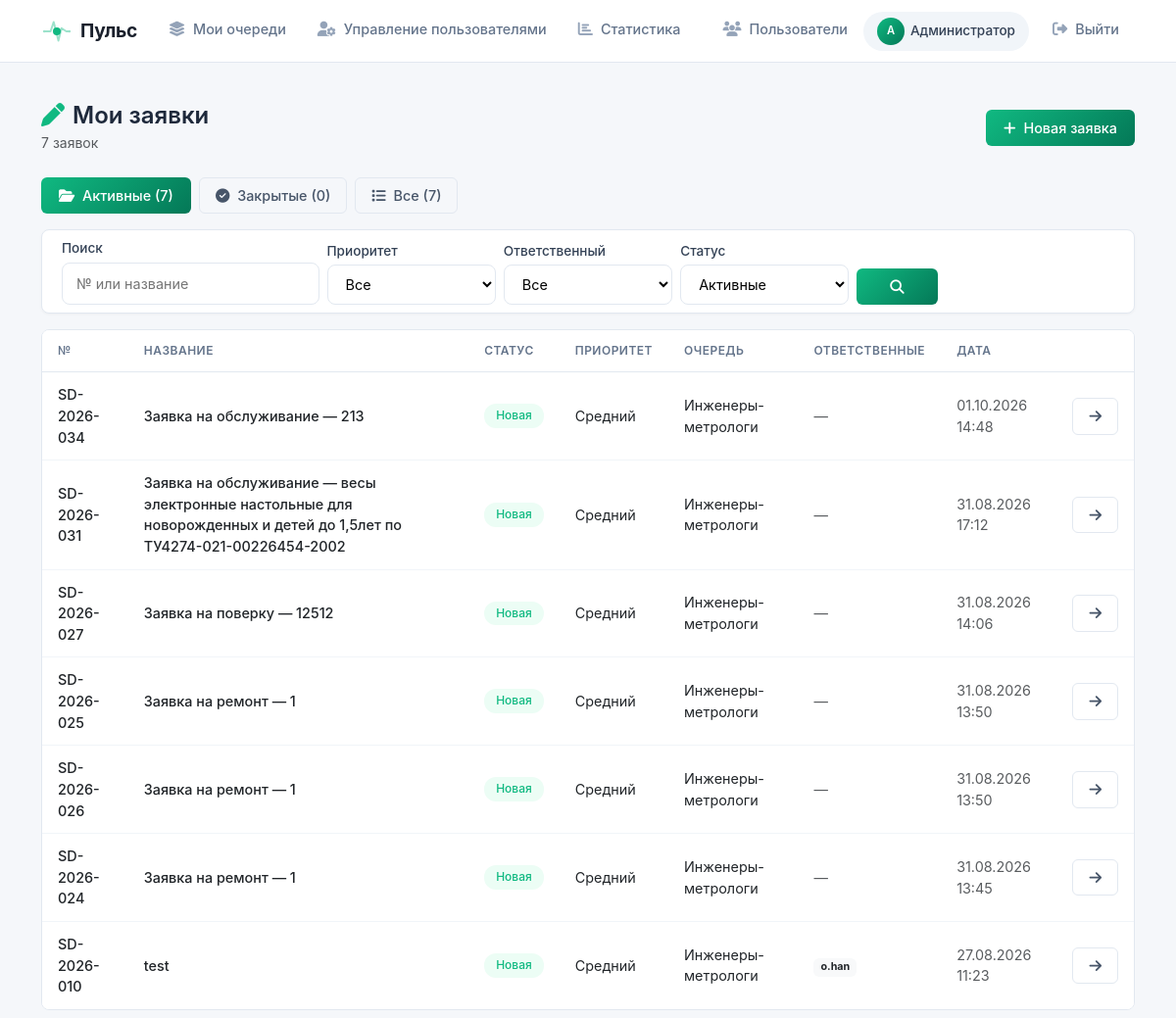
/my-tickets (signed in), run on an earlier commit of the app's database.
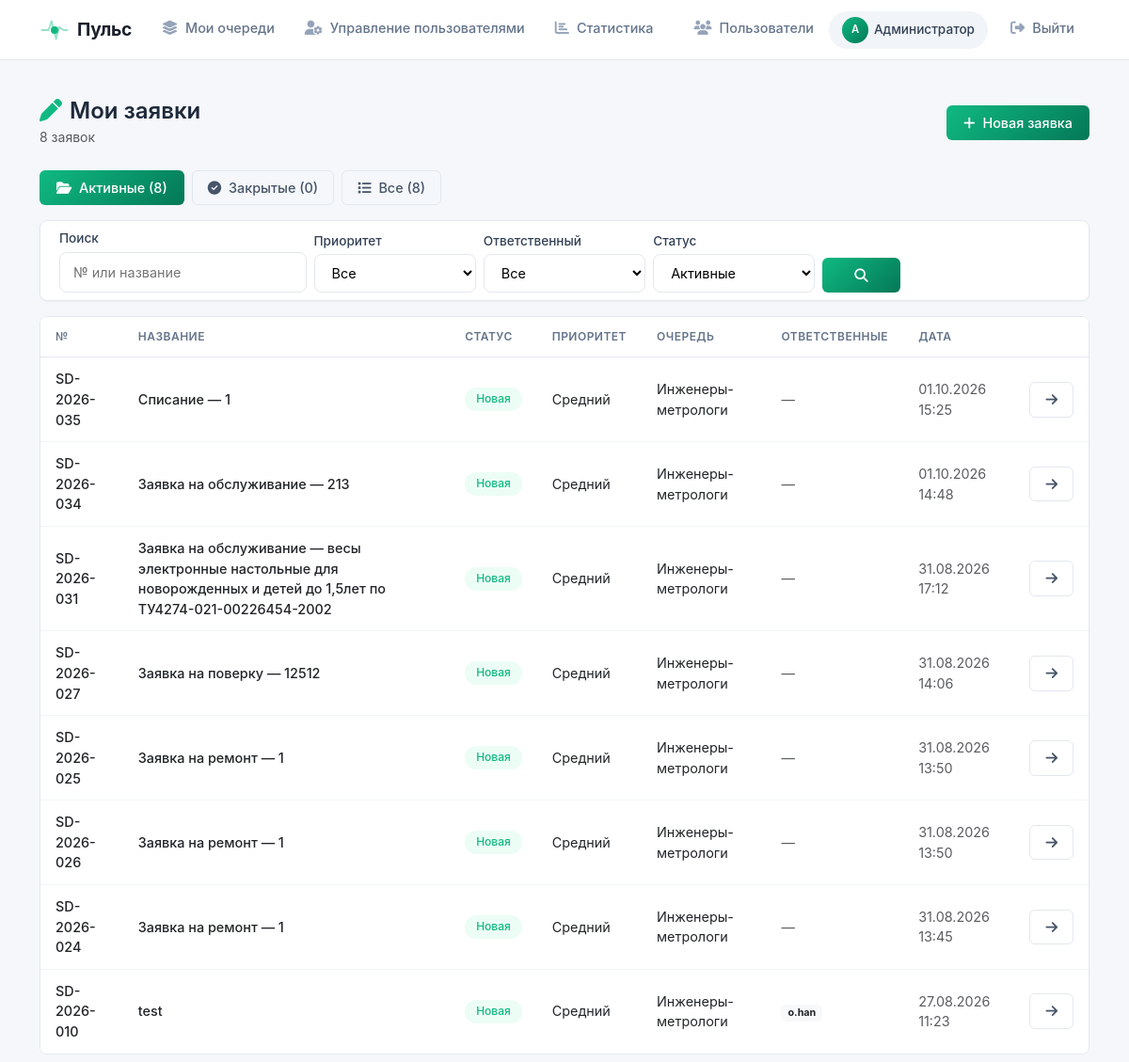
And on a later commit of the database.
### models.py (models this page shows, shortened)
class User(UserMixin, db.Model):
    id = db.Column(db.Integer, primary_key=True)
    username = db.Column(db.String(80), unique=True, nullable=False)
    password = db.Column(db.String(200), nullable=False)
    full_name = db.Column(db.String(300), nullable=True)
    email = db.Column(db.String(120), unique=True, nullable=False)
    phone = db.Column(db.String(20), nullable=True)
    department = db.Column(db.String(200), nullable=True)
    position = db.Column(db.String(200), nullable=True)
    office = db.Column(db.String(50), nullable=True)
    role = db.Column(db.Integer, default=1)
    created_at = db.Column(db.DateTime, default=datetime.now(tz))
    notify_email = db.Column(db.Boolean, default=True)
    queues = db.relationship('Queue', secondary='user_queue', back_populates='members')
    admin_queues = db.relationship('Queue', secondary='queue_admins', back_populates='admins')
    assigned_tickets = db.relationship('Ticket', secondary='ticket_assignees', back_populates='assignees')
    created_tickets = db.relationship('Ticket', foreign_keys='Ticket.created_by_id', backref='creator')
    allowed_queues = db.relationship(
        'Queue',
        secondary='queue_links',
        primaryjoin='Queue.id == queue_links.c.queue_from',
        secondaryjoin='Queue.id == queue_links.c.queue_to',
        backref='allowed_by_queues'
    )
    bookings = db.relationship('Booking', backref='user', lazy=True)
    @property
    def department(self):
        return ', '.join(q.name for q in self.queues)

class Ticket(db.Model):
    id = db.Column(db.Integer, primary_key=True)
    ticket_number = db.Column(db.String(20), unique=True, nullable=False)
    title = db.Column(db.String(200), nullable=False)
    description = db.Column(db.Text, nullable=False)
    status = db.Column(db.String(50), default='Новая')
    priority = db.Column(db.String(20), default='Средний')
    start_date = db.Column(db.DateTime, nullable=True)
    deadline = db.Column(db.DateTime, nullable=True)
    actual_deadline = db.Column(db.DateTime, nullable=True)
    created_by_id = db.Column(db.Integer, db.ForeignKey('user.id'))
    queue_id = db.Column(db.Integer, db.ForeignKey('queue.id'), nullable=True)
    rating = db.Column(db.Integer, nullable=True)
    feedback_text = db.Column(db.Text, nullable=True)
    created_at = db.Column(db.DateTime, default=datetime.now(tz))
    updated_at = db.Column(db.DateTime, default=datetime.now(tz), onupdate=datetime.now(tz))
    closed_at = db.Column(db.DateTime, nullable=True)
    assignees = db.relationship('User', secondary='ticket_assignees', back_populates='assigned_tickets')
    attachments = db.relationship('Attachment', backref='ticket', lazy=True)
    metrologist_request = db.relationship(
        'MetrologistRequest',
        back_populates='ticket',
        uselist=False,
        cascade='all, delete-orphan'
    )

class Queue(db.Model):
    id = db.Column(db.Integer, primary_key=True)
    name = db.Column(db.String(100), nullable=False, unique=True)
    description = db.Column(db.Text, nullable=True)
    is_active = db.Column(db.Boolean, default=True)
    queue_type = db.Column(db.String(50), default='default')
    created_at = db.Column(db.DateTime, default=datetime.now(tz))
    created_by_id = db.Column(db.Integer, db.ForeignKey('user.id'))
    mail = db.Column(db.Text,default = None)
    admins = db.relationship('User', secondary='queue_admins', back_populates='admin_queues')
    members = db.relationship('User', secondary='user_queue', back_populates='queues')
    tickets = db.relationship('Ticket', backref='queue', lazy=True)
    cars = db.relationship('Car', backref='queue', lazy=True)
    created_by = db.relationship('User', foreign_keys=[created_by_id])

### core/tickets.py (the view, shortened to what this page needs)
@tickets_bp.route('/my-tickets')
@login_required
def my_tickets():
    query = Ticket.query.filter_by(created_by_id=current_user.id)
    status_filter = request.args.get('status', 'active')
    search = request.args.get('search', '').strip()
    priority = request.args.get('priority', '').strip()
    assignee = request.args.get('assignee', '')
    if status_filter == 'active':
        query = query.filter(Ticket.status.in_(['Новая', 'В работе']))
    elif status_filter == 'closed':
        query = query.filter(Ticket.status == 'Закрыта')
    elif status_filter == 'all':
        pass
    else:
        query = query.filter(Ticket.status == status_filter)
    if priority:
        query = query.filter(Ticket.priority == priority)
    if assignee == 'me':
        query = query.filter(Ticket.assignees.any(id=current_user.id))
    elif assignee == 'unassigned':
        query = query.filter(~Ticket.assignees.any())
    tickets = query.order_by(Ticket.created_at.desc()).all()
    total_count = Ticket.query.filter_by(created_by_id=current_user.id).count()
    active_count = Ticket.query.filter(
        Ticket.created_by_id == current_user.id,
        Ticket.status.in_(['Новая', 'В работе'])
    ).count()
    closed_count = Ticket.query.filter_by(created_by_id=current_user.id, status='Закрыта').count()
    return render_template('my_tickets.html',
                         tickets=tickets,
                         total_count=total_count,
                         active_count=active_count,
                         closed_count=closed_count,
                         status_filter=status_filter,
                         search_query=search,
                         priority_filter=priority,
                         assignee_filter=assignee)

### templates/my_tickets.html (shortened to what this page needs)
{% extends "base.html" %}
{% block content %}
<div class="d-flex justify-content-between align-items-center mb-4">
    <div>
        <h4 class="mb-0 fw-semibold">
            <i class="fas fa-pen me-2" style="color: var(--primary);"></i>Мои заявки
        </h4>
        <span class="text-muted small">{{ tickets|length }} заявок</span>
    </div>
    <a href="{{ url_for('tickets.create_ticket') }}" class="btn btn-primary-gradient">
        <i class="fas fa-plus me-1"></i> Новая заявка
    </a>
</div>
<div class="row g-2 mb-3">
    <div class="col-auto">
        <a href="{{ url_for('tickets.my_tickets', status='active') }}" class="btn btn-sm {% if status_filter == 'active' %}btn-primary-gradient{% else %}btn-outline-modern{% endif %}">
            <i class="fas fa-folder-open me-1"></i> Активные ({{ active_count }})
        </a>
    </div>
    <div class="col-auto">
        <a href="{{ url_for('tickets.my_tickets', status='closed') }}" class="btn btn-sm {% if status_filter == 'closed' %}btn-primary-gradient{% else %}btn-outline-modern{% endif %}">
            <i class="fas fa-check-circle me-1"></i> Закрытые ({{ closed_count }})
        </a>
    </div>
    <div class="col-auto">
        <a href="{{ url_for('tickets.my_tickets', status='all') }}" class="btn btn-sm {% if status_filter == 'all' %}btn-primary-gradient{% else %}btn-outline-modern{% endif %}">
            <i class="fas fa-list me-1"></i> Все ({{ total_count }})
        </a>
    </div>
</div>
<div class="card-modern mb-3 animate-fade-in">
    <div class="card-body py-2">
        <form method="GET" action="{{ url_for('tickets.my_tickets') }}" class="row g-2 align-items-end">
            <div class="col-md-3">
                <label class="form-label-modern small">Поиск</label>
                <input type="text" class="form-control-modern" name="search" value="{{ search_query }}" placeholder="№ или название">
            </div>
            <div class="col-md-2">
                <label class="form-label-modern small">Приоритет</label>
                <select class="form-select-modern" name="priority">
                    <option value="">Все</option>
                </select>
            </div>
            <div class="col-md-2">
                <label class="form-label-modern small">Ответственный</label>
                <select class="form-select-modern" name="assignee">
                    <option value="">Все</option>
                </select>
            </div>
            <div class="col-md-2">
                <label class="form-label-modern small">Статус</label>
                <select class="form-select-modern" name="status">
                    <option value="active" {% if status_filter == 'active' %}selected{% endif %}>Активные</option>
                </select>
            </div>
            <div class="col-md-1">
                <button type="submit" class="btn btn-primary-gradient w-100"><i class="fas fa-search"></i></button>
            </div>
        </form>
    </div>
</div>
<div class="table-modern animate-fade-in">
    <table class="table mb-0">
        <thead>
            <tr>
                <th>№</th>
                <th>Название</th>
                <th>Статус</th>
                <th>Приоритет</th>
                <th>Очередь</th>
                <th>Ответственные</th>
                <th>Дата</th>
                <th></th>
            </tr>
        </thead>
        <tbody>
            {% for ticket in tickets %}
                <tr>
                    <td><span class="fw-medium">{{ ticket.ticket_number }}</span></td>
                    <td><a href="{{ url_for('tickets.ticket_detail', ticket_id=ticket.id) }}" class="fw-medium text-dark">{{ ticket.title }}</a></td>
                    <td>
                        <span class="badge-status
                            {% if ticket.status == 'Новая' %}badge-status-new
                            {% elif ticket.status == 'В работе' %}badge-status-work
                            {% elif ticket.status == 'Закрыта' %}badge-status-closed
                            {% else %}badge-status-other{% endif %}">
                            {{ ticket.status }}
                        </span>
                    </td>
                    <td><span class="priority-{{ ticket.priority.lower() }}">{{ ticket.priority }}</span></td>
                    <td>{% if ticket.queue %}{{ ticket.queue.name }}{% else %}<span class="text-muted">—</span>{% endif %}</td>
                    <td>
                        {% for assignee in ticket.assignees %}
                            <span class="badge bg-light text-dark border-0">{{ assignee.username }}</span>
                        {% else %}
                            <span class="text-muted">—</span>
                        {% endfor %}
                    </td>
                    <td class="text-muted small">{{ ticket.created_at.strftime('%d.%m.%Y %H:%M') }}</td>
                    <td><a href="{{ url_for('tickets.ticket_detail', ticket_id=ticket.id) }}" class="btn btn-outline-modern btn-sm"><i class="fas fa-arrow-right"></i></a></td>
                </tr>
            {% endfor %}
        </tbody>
    </table>
</div>
{% endblock %}

### templates/base.html (shortened to what this page needs)
<!DOCTYPE html>
<html lang="ru">
<head>
    <link href="https://cdn.jsdelivr.net/npm/bootstrap@5.3.0/dist/css/bootstrap.min.css" rel="stylesheet">
    <link href="https://cdnjs.cloudflare.com/ajax/libs/font-awesome/6.4.0/css/all.min.css" rel="stylesheet">
    <link rel="stylesheet" href="{{ url_for('static', filename='style.css') }}">
    <link href="https://cdn.quilljs.com/1.3.6/quill.snow.css" rel="stylesheet">
</head>
<body>
    <nav class="navbar navbar-expand-lg navbar-custom">
        <div class="container">
            <a class="navbar-brand" href="{{ url_for('index') }}">
                <span class="logo-pulse">
                    <span class="pulse-icon">
                        <span class="pulse-dot"></span>
                    </span>
                    Пульс
                </span>
            </a>
            <div class="collapse navbar-collapse" id="navbarNav">
                <ul class="navbar-nav me-auto">
                    {% if current_user.is_authenticated and current_user.admin_queues %}
                        <li class="nav-item">
                            <a class="nav-link {{ 'active' if request.endpoint == 'my_queues' }}" href="{{ url_for('my_queues.my_queues') }}">
                                <i class="fas fa-layer-group"></i> Мои очереди
                            </a>
                        </li>
                    {% endif %}
                    {% if current_user.is_authenticated and current_user.role == 0 %}
                        <li class="nav-item dropdown">
                            <a class="nav-link {{ 'active' if request.endpoint == 'admin_users' }}" href="{{ url_for('user_mgmt.admin_users') }}">
                                <i class="fas fa-user-cog"></i> Управление пользователями
                            </a>
                        </li>
                        <li class="nav-item">
                            <a class="nav-link {{ 'active' if request.endpoint == 'statistics' }}" href="{{ url_for('statistics.statistics') }}">
                                <i class="fas fa-chart-bar"></i> Статистика
                            </a>
                        </li>
                    {% endif %}
                </ul>
                <ul class="navbar-nav align-items-center">
                    {% if current_user.is_authenticated %}
                        <li class="nav-item">
                            <a class="nav-link {{ 'active' if request.endpoint == 'users_list' }}" href="{{ url_for('users_list') }}">
                                <i class="fas fa-users"></i> Пользователи
                            </a>
                        </li>
                        <li class="nav-item me-2">
                            <a href="{{ url_for('profile') }}" class="user-badge-link" title="Перейти в профиль">
                                <span class="user-badge">
                                    <span class="user-avatar-mini">{{ (current_user.full_name or current_user.username)[0]|upper }}</span>
                                    {{ current_user.full_name or current_user.username }}
                                </span>
                            </a>
                        </li>
                        <li class="nav-item">
                            <a class="nav-link btn-logout" href="{{ url_for('login.logout') }}">
                                <i class="fas fa-sign-out-alt"></i> Выйти
                            </a>
                        </li>
                    {% else %}
                        <li class="nav-item">
                            <a class="nav-link btn-login" href="{{ url_for('login') }}">
                                <i class="fas fa-sign-in-alt"></i> Войти
                            </a>
                        </li>
                    {% endif %}
                </ul>
            </div>
        </div>
    </nav>
    <div class="container mt-4 pt-3">
        {% block content %}{% endblock %}
    </div>
</body>
</html>

What changed in the data, as far as the page shows it:
added Ticket: ticket_number "SD-2026-035", title "Списание — 1", status "Новая", priority "Средний", queue.name "Инженеры-метрологи", created_at "01.10.2026 15:25"
Also different on the page:
{{ tickets|length }}: "7" → "8"
{{ active_count }}: "7" → "8"
{{ total_count }}: "7" → "8"
